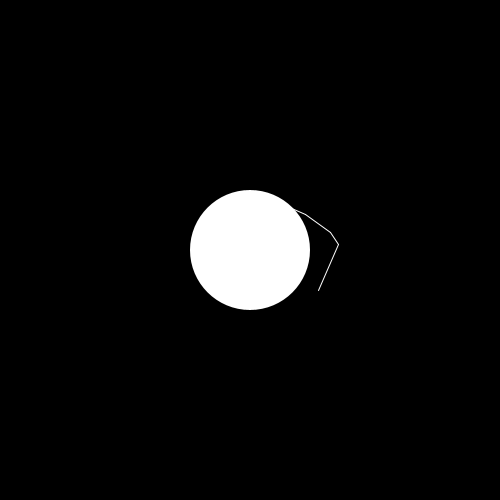
Frame 1 (no input)
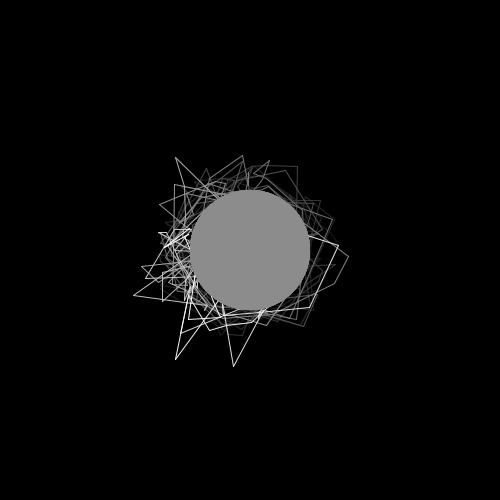
Frame 60 (the mouse pressed at the canvas centre just before this capture)
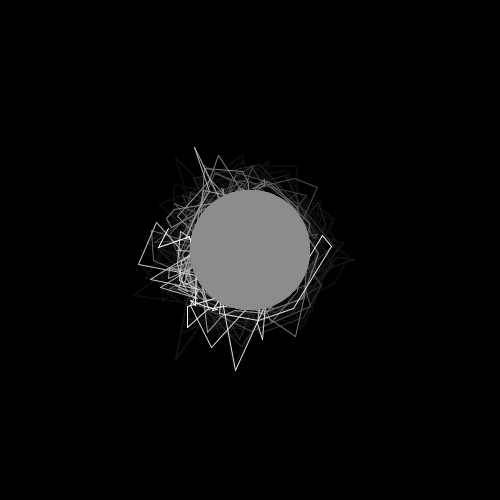
Frame 120 (the mouse held since frame 60 and released just before this capture)

The Processing sketch that drew these frames (run headless with seeded random() and noise(); from frame 60 on, the mouse is pressed at the canvas centre):

// Processing sketch: processing_78325
// ── processing_78325.pde

//Loneliness

float x, xp;
float y, yp;

float theta;
float t;
float resolve = 255;

void setup() {
  background(0);
  size(500, 500);
}

void draw() {
  fill(0,10);
  noStroke();
  rect(0,0,500,500);


  stroke(255);
  
  sadness(75*t*0.1);
  sadness(75*t*0.01);
  sadness(75);
  sadness(85);
  sadness(95);
  sadness(105);
  
  
   noStroke();
    fill(resolve);
  ellipseMode(CENTER);
  ellipse(250, 250, 120, 120);
  
  resolve = resolve*0.99;
 

}


void sadness(float frusteration){
  
    //theta = random(0,2*PI); 
    theta = 5*PI*noise(t);
  x = sin(theta)*random(55,frusteration);
  y = cos(theta)*random(55,frusteration);
  
   line(250+x, 250+ y,250+xp,250+yp);
  
  xp = x;
  yp = y;
  t += 0.06;
  
}

void mousePressed(){
  background(0);
  resolve = 255;
  t = 0;
}
